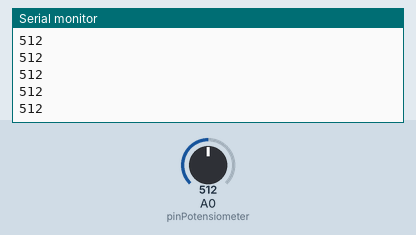
The sketch below on a simulated Arduino Uno, built with avr-gcc and run on an emulated ATmega328P. On the bench: the last lines printed to the serial monitor. Inputs (shaded band) come from the test bench; at power-on: A0 (pinPotensiometer) = 512.

Above: at 1.2 s.
1.3 s: A0 (pinPotensiometer) set to 716
At 2.1 s:
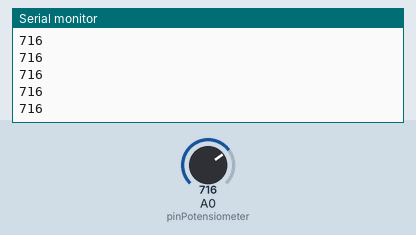
2.8 s: A0 (pinPotensiometer) set to 900
At 3.8 s:
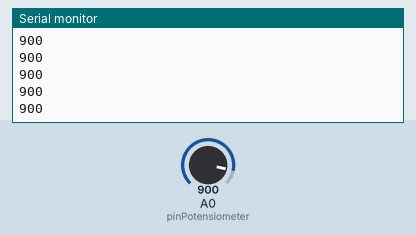
Timing chart, 0 to 5.8 s (numbered marks = the images above; inputs shaded):
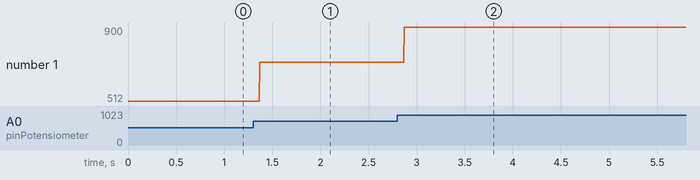

Measured:
- after the input at 1.3 s, the serial monitor: prints a new line after 0.07 s (image 1)
- after the input at 2.8 s, the serial monitor: prints a new line after 0.07 s (image 2)
- plotted number 1: 512 → 716 after the input at 1.3 s, 716 → 900 after the input at 2.8 s

The sketch:

Arduino+Potensio+Serial_Monitor__0-1023_.ino
```cpp
#define pinPotensiometer 0

void setup() {
  Serial.begin(9600) ;
}

void loop() {
  int potensiometer ;
  potensiometer = analogRead( pinPotensiometer ) ;

  Serial.println( potensiometer ) ;
}
```
